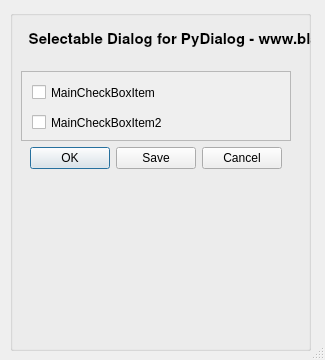
<?xml version="1.0" encoding="UTF-8"?>
<ui version="4.0">
 <class>Dialog</class>
 <widget class="QDialog" name="Dialog">
  <property name="windowModality">
   <enum>Qt::WindowModal</enum>
  </property>
  <property name="geometry">
   <rect>
    <x>0</x>
    <y>0</y>
    <width>325</width>
    <height>360</height>
   </rect>
  </property>
  <property name="sizePolicy">
   <sizepolicy hsizetype="MinimumExpanding" vsizetype="MinimumExpanding">
    <horstretch>0</horstretch>
    <verstretch>0</verstretch>
   </sizepolicy>
  </property>
  <property name="minimumSize">
   <size>
    <width>325</width>
    <height>360</height>
   </size>
  </property>
  <property name="maximumSize">
   <size>
    <width>1024</width>
    <height>768</height>
   </size>
  </property>
  <property name="baseSize">
   <size>
    <width>325</width>
    <height>360</height>
   </size>
  </property>
  <property name="windowTitle">
   <string>Dialog</string>
  </property>
  <property name="layoutDirection">
   <enum>Qt::LeftToRight</enum>
  </property>
  <property name="autoFillBackground">
   <bool>true</bool>
  </property>
  <property name="sizeGripEnabled">
   <bool>true</bool>
  </property>
  <property name="modal">
   <bool>true</bool>
  </property>
  <widget class="QGroupBox" name="groupBox">
   <property name="geometry">
    <rect>
     <x>10</x>
     <y>10</y>
     <width>301</width>
     <height>341</height>
    </rect>
   </property>
   <property name="sizePolicy">
    <sizepolicy hsizetype="Preferred" vsizetype="Expanding">
     <horstretch>0</horstretch>
     <verstretch>0</verstretch>
    </sizepolicy>
   </property>
   <property name="title">
    <string/>
   </property>
   <property name="flat">
    <bool>false</bool>
   </property>
   <widget class="QWidget" name="">
    <property name="geometry">
     <rect>
      <x>11</x>
      <y>61</y>
      <width>270</width>
      <height>271</height>
     </rect>
    </property>
    <layout class="QVBoxLayout" name="verticalLayout_2">
     <property name="sizeConstraint">
      <enum>QLayout::SetMaximumSize</enum>
     </property>
     <item>
      <widget class="QScrollArea" name="scrollArea">
       <property name="sizePolicy">
        <sizepolicy hsizetype="Preferred" vsizetype="Fixed">
         <horstretch>0</horstretch>
         <verstretch>1</verstretch>
        </sizepolicy>
       </property>
       <property name="widgetResizable">
        <bool>true</bool>
       </property>
       <widget class="QWidget" name="scrollAreaWidgetContents">
        <property name="geometry">
         <rect>
          <x>0</x>
          <y>0</y>
          <width>264</width>
          <height>70</height>
         </rect>
        </property>
        <widget class="QCheckBox" name="checkBox">
         <property name="geometry">
          <rect>
           <x>10</x>
           <y>10</y>
           <width>261</width>
           <height>21</height>
          </rect>
         </property>
         <property name="text">
          <string>MainCheckBoxItem</string>
         </property>
        </widget>
        <widget class="QCheckBox" name="checkBox_2">
         <property name="geometry">
          <rect>
           <x>10</x>
           <y>40</y>
           <width>261</width>
           <height>21</height>
          </rect>
         </property>
         <property name="text">
          <string>MainCheckBoxItem2</string>
         </property>
        </widget>
       </widget>
      </widget>
     </item>
     <item>
      <widget class="QDialogButtonBox" name="buttonBox">
       <property name="orientation">
        <enum>Qt::Horizontal</enum>
       </property>
       <property name="standardButtons">
        <set>QDialogButtonBox::Cancel|QDialogButtonBox::Ok|QDialogButtonBox::Save</set>
       </property>
       <property name="centerButtons">
        <bool>true</bool>
       </property>
      </widget>
     </item>
    </layout>
   </widget>
   <widget class="QLabel" name="label">
    <property name="geometry">
     <rect>
      <x>11</x>
      <y>11</y>
      <width>407</width>
      <height>40</height>
     </rect>
    </property>
    <property name="sizePolicy">
     <sizepolicy hsizetype="Preferred" vsizetype="MinimumExpanding">
      <horstretch>0</horstretch>
      <verstretch>0</verstretch>
     </sizepolicy>
    </property>
    <property name="minimumSize">
     <size>
      <width>300</width>
      <height>40</height>
     </size>
    </property>
    <property name="maximumSize">
     <size>
      <width>1000</width>
      <height>750</height>
     </size>
    </property>
    <property name="font">
     <font>
      <family>Nimbus Sans L</family>
      <pointsize>11</pointsize>
      <weight>75</weight>
      <bold>true</bold>
     </font>
    </property>
    <property name="layoutDirection">
     <enum>Qt::LeftToRight</enum>
    </property>
    <property name="text">
     <string>Selectable Dialog for PyDialog - www.blackpatheros.eu</string>
    </property>
    <property name="alignment">
     <set>Qt::AlignCenter</set>
    </property>
   </widget>
  </widget>
 </widget>
 <resources/>
 <connections/>
</ui>
